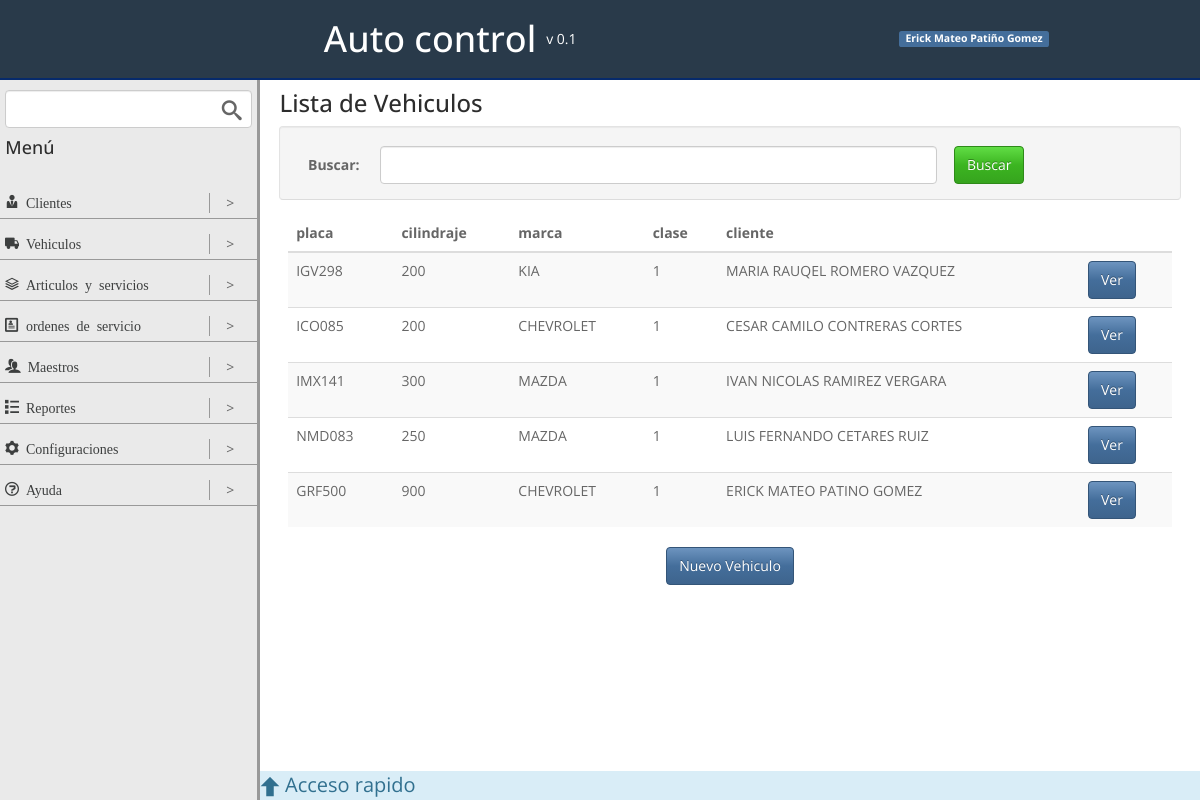
The page /vehiculo/ on the database as committed earlier.
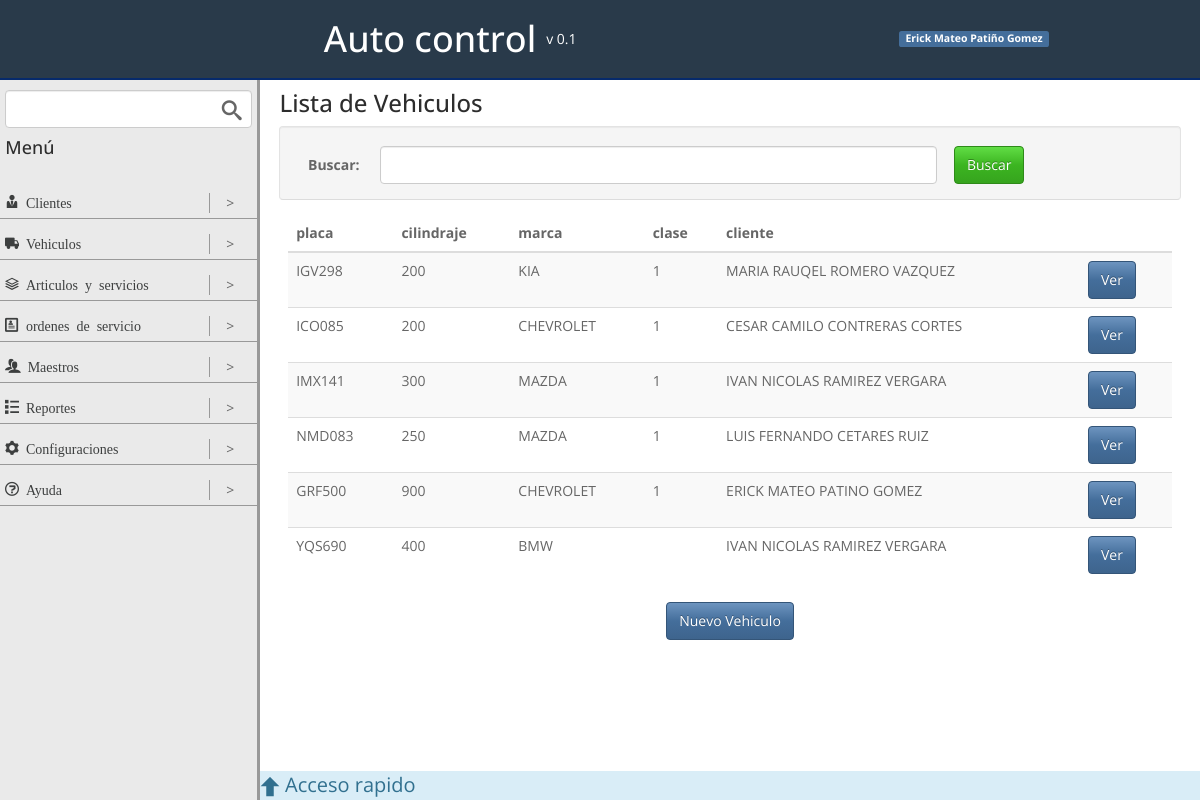
The same page on the database as committed later.
### vehiculos/models.py (models this page shows, shortened)
class vehiculoModel(models.Model):
	placa = models.CharField(max_length=10, primary_key=True, null=False, blank=False)
	cilindraje = models.IntegerField(null=True, blank=True)
	marca = models.ForeignKey(MarcaModel, null=True, blank=True)
	clase = models.CharField(max_length=50, null=True, blank=True)
	tipo = models.ForeignKey(tipoVehiculoModel, null=True, blank=True)
	cliente = models.ForeignKey(clienteModel, null=False, blank=False)
	foto = models.ImageField(upload_to = 'img/vehiculo/', default = 'img/none.jpg')

class MarcaModel(models.Model):
	marca = models.CharField(max_length=50)
	def __str__(self):
		return u'%s' % (self.marca)

### clientes/models.py (models this page shows, shortened)
class clienteModel(models.Model):
	nombre = models.CharField(max_length=35)
	apellido = models.CharField(max_length=35)
	documento = models.CharField(max_length=20)
	telefono = models.CharField(max_length=20, blank=True, null=True)
	celular = models.CharField(max_length=50)
	direccion = models.CharField(max_length=50, blank=True, null=True)
	email = models.EmailField(blank=True, null=True)
	def __str__(self):
		return u'%s %s' % (self.nombre, self.apellido)

### vehiculos/views.py (the view)
# urls.py: url(r'^vehiculo/$', listVehiculosView.as_view(), name = 'list_vehiculo'),
class listVehiculosView(ListView):
	template_name = 'list_vehiculo.html'
	model = vehiculoModel
	context_object_name = 'vehiculos'
	paginate_by = 10

### vehiculos/templates/list_vehiculo.html (shortened to what this page needs)
{% extends "base.html" %}
{% block contentViewTitle %}
	<h3>
		Lista de Vehiculos
	</h3>
{% endblock contentViewTitle %}
{% block content %}
	<div class="row well actions-top middle">
		<div class="col-1">
			<label for="">Buscar:</label>
		</div>
		<div class="col-8">
			<input type="text" class="form-control" placeholder="">
		</div>
		<div class="col-3">
			<input type="submit" class="btn btn-success" value="Buscar">
		</div>
	</div>
	<table class="table table-striped table-hover ">
		<thead>
			<tr>
				<th>placa</th>
				<th>cilindraje</th>
				<th>marca</th>
				<th>clase</th>
				<th>cliente</th>
				<th></th>
			</tr>
		</thead>
		<tbody>
			{% for vehiculo in vehiculos %}
				<tr>
					<td>{{ vehiculo.placa }}</td>
					<td>{{ vehiculo.cilindraje }}</td>
					<td>{{ vehiculo.marca }}</td>
					<td>{{ vehiculo.clase }}</td>
					<td>{{ vehiculo.cliente }}</td>
					<td><a href="{% url 'detail_vehiculo' vehiculo.pk %}" class="btn btn-primary">Ver</a></td>
				</tr>
			{% endfor %}
		</tbody>
	</table>
	<div class="row center">
		<a href="{% url 'create_vehiculo' %}" class="btn btn-primary">Nuevo Vehiculo</a>
	</div>
{% endblock content %}

Rows that differ between the two databases and show on the page:
added vehiculoModel: placa "YQS690", cilindraje "400", marca "BMW", cliente "IVAN NICOLAS RAMIREZ VERGARA"
